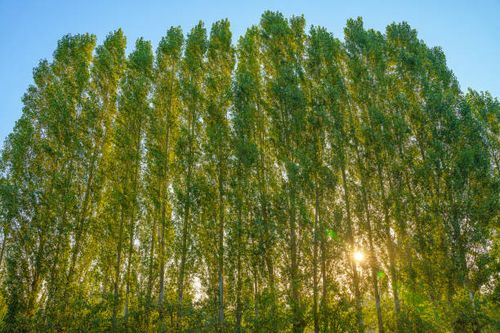
#> input picture Assignment 14/nature.jpg, 500 x 333 px
$ python Lecture15.py
#> lines starting #> are read from the running program, lines starting #| are printed output that depends on the picture
import cv2
import numpy as np

img=cv2.imread("nature.jpg")
#> img is the input picture: shape (333, 500, 3); mean B, G, R 69.6, 118.8, 103.1

threshold_value=200

_,binary_threshold=cv2.threshold(img,threshold_value,255,cv2.THRESH_BINARY)
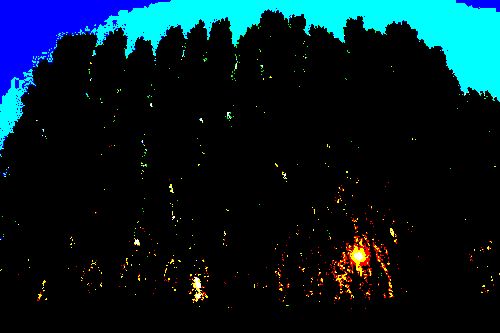
#> binary_threshold: shape (333, 500, 3); mean B, G, R 34.3, 25.6, 3.5

cv2.imshow("Original Image", img)
cv2.imshow("Binary Threshold", binary_threshold)
cv2.waitKey(0)
cv2.destroyAllWindows()
